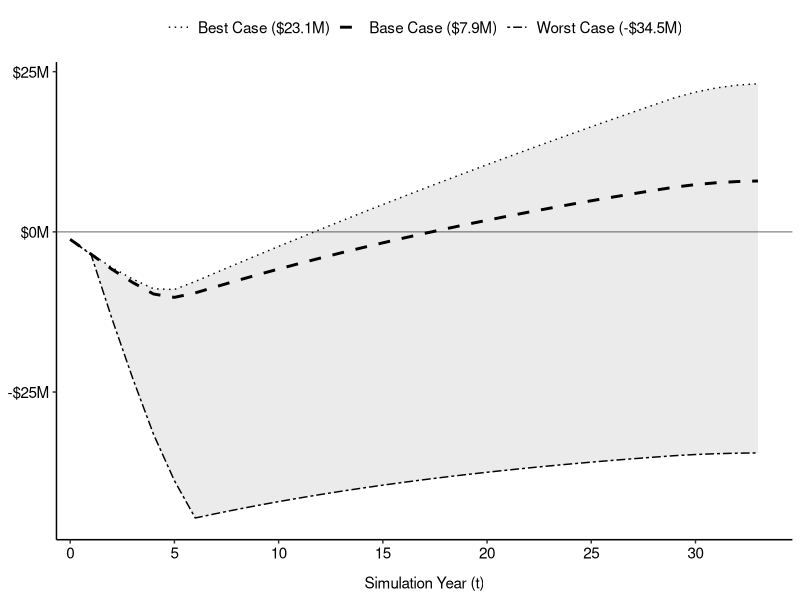

Recreate this plot in R.
library(dplyr)
library(tidyr)
library(scales)
library(ggplot2)

# Parameters Matrix ------------------------------------------------------------
parameter_CE_target_wage=155350   # Target income CE is willing to give up to get
parameter_NC_target_wage=99234.37 # Target income NC is willing to give up to get
parameter_CE_old_wage=145906.04   # The old income CE had before enrollment. 
parameter_NC_old_wage=84295.86    # The old income NC had before enrollment. 
parameter_stipend=37000           # Annual stipend for funded trainees during training years. 
parameter_COE_wage=16000          # Annual cost-of-education allocation used for funded trainees.
parameter_nsf_award=4500000       # NSF award deducted from social NPV.
parameter_intern_cost=2500        # Industry internship cost applied in trainee experience year 1.
parameter_onboard_NC=4700         # One-time recruitment friction applied in experience year 2 for non-coders.
parameter_onboard_CE=6200         # One-time specialized onboarding friction applied in experience year 2 for coding experts.
parameter_attrition_rate = 0.23   # Master's attrition is that from Council of Graduate School

# Counterfactual----------------------------------------------------------------
npv_calc_utility <- function(COE_util = 0.50, 
                             sear_y_2 = 0.50, 
                             sear_y_3 = 0.05, 
                             prob_ris = 0.117, 
                             mrp_coef = 0.70,
                             privat_r = 0.07,
                             social_r = 0.03,
                             attrition_rate = parameter_attrition_rate,
                             add_to_each_new_cohort = 0,
                             CE_target_wage=parameter_CE_target_wage,
                             NC_target_wage=parameter_NC_target_wage,
                             CE_old_wage=parameter_CE_old_wage,   
                             NC_old_wage=parameter_NC_old_wage,    
                             stipend=parameter_stipend,        
                             COE_wage=parameter_COE_wage,       
                             intern_cost=parameter_intern_cost,     
                             onboard_NC=parameter_onboard_NC,      
                             onboard_CE=parameter_onboard_CE){
  
  time_horizon <- 0:34
  cohort_1 <- data.frame(
    trainee_id   = 1:4,
    type         = c("FT-CE", "NT-CE", "FT-NC", "NT-NC"),
    t_start      = 0
  )
  
  cohorts_rest_list <- list()
  current_ft_total <- 2 + (4 * 2)
  
  for (cohort_idx in 1:4) {
    # Start with the baseline 4 trainees for this cohort
    base_types <- c("FT-CE", "NT-CE", "FT-NC", "NT-NC")
    added_types <- c()
    
    if (add_to_each_new_cohort > 0) {
      # Loop through the number of trainees to add to this cohort
      # We add them in balanced pairs or blocks to preserve CE == NC
      for (i in seq(1, add_to_each_new_cohort, by = 2)) {
        
        # Check if we have room under the 25 FT 5-year budget ceiling to add 1 more FT pair
        # (1 FT-CE and 1 FT-NC keeps CE/NC balanced and adds 2 to the FT count)
        if (current_ft_total + 2 <= 25) {
          added_types <- c(added_types, "FT-CE", "FT-NC")
          current_ft_total <- current_ft_total + 2
        } else {
          # If FT is capped out at 25, the website recruits Non-Funded trainees instead
          added_types <- c(added_types, "NT-CE", "NT-NC")
        }
      }
    }
    
    # Combine baseline and added trainees for this specific cohort year
    cohorts_rest_list[[cohort_idx]] <- data.frame(
      type    = c(base_types, added_types),
      t_start = cohort_idx
    )
  }
  
  metadata <- bind_rows(cohort_1, bind_rows(cohorts_rest_list)) %>%
    mutate(trainee_id = row_number())
  
  df_list <- list()
  for (current_time in time_horizon) {
    df_list[[as.character(current_time)]] <- metadata %>%
      filter(t_start <= current_time) %>%
      mutate(t = current_time, t_exp = t - t_start) %>%
      filter(t_exp <= 29) 
  }
  sim_df <- bind_rows(df_list)
  
  sim_df <- sim_df %>%
    mutate(
      # --- PRE-GRADUATION PHASE ---
      COE_Stipend = ifelse(grepl("FT-", type) & t_exp <= 1, COE_wage * COE_util + stipend, 0),
      
      # Safety Floor to prevent log(0) -> -Inf
      stipend_floor = ifelse(COE_Stipend > 0, COE_Stipend, 1),
      
      # Worker Training Phase Welfare Change (Log Utility converted to EV Dollars)
      work_deficit_i = case_when(
        t_exp < 2 & type == "FT-CE" ~ CE_old_wage * (log(stipend_floor) - log(CE_old_wage)),
        t_exp < 2 & type == "FT-NC" ~ NC_old_wage * (log(stipend_floor) - log(NC_old_wage)),
        t_exp < 2 & type == "NT-NC" ~ NC_old_wage * (log(1) - log(NC_old_wage)), # Infinite loss bounded to $1 floor
        TRUE ~ 0 # NT-CE retains their baseline wage, utility change is 0
      ),
      
      intern_cost_1 = ifelse(t_exp == 1, intern_cost, 0),
      
      # --- POST-GRADUATION PHASE ---
      old_wage = case_when(
        t_exp >= 2 & grepl("-CE", type) ~ CE_old_wage,
        t_exp >= 2 & grepl("-NC", type) ~ NC_old_wage,
        TRUE ~ 0
      ),
      comp_market = case_when(
        t_exp >= 2 & grepl("-CE", type) ~ CE_target_wage,
        t_exp >= 2 & grepl("-NC", type) ~ NC_target_wage,
        TRUE ~ 0
      ),
      
      # Calculate actual realized take-home pay
      realized_wage = case_when(
        t_exp == 2 ~ comp_market * (1 - sear_y_2) * (1 - prob_ris),
        t_exp >= 3 ~ comp_market * (1 - sear_y_3) * (1 - prob_ris),
        TRUE ~ 0
      ),
      
      # Safety Floor for realized wage to prevent log(0) in Worst Case scenarios
      realized_wage_floor = ifelse(realized_wage > 0, realized_wage, 1),
      
      # Worker Post-Grad Welfare Change (Log Utility converted to EV Dollars)
      work_surplus_i = ifelse(t_exp >= 2, 
                              (1 - attrition_rate) * (comp_market * (log(realized_wage_floor) - log(old_wage))), 
                              0),
      
      # Firm Financial Surplus
      mrp = ifelse(t_exp >= 2, comp_market * (1 + mrp_coef), 0),
      business_surplus_i = ifelse(t_exp >= 2, (1 - attrition_rate) * (mrp - realized_wage), 0),
      
      onboard_cost_2 = case_when(
        t_exp == 2 & grepl("-CE", type) ~ onboard_CE,
        t_exp == 2 & grepl("-NC", type) ~ onboard_NC,
        TRUE ~ 0
      ),
      
      # --- SOCIETAL DEADWEIGHT LOSS ---
      deadweight_loss_friction_i = ifelse(t_exp >= 2, 
                                          (1 - attrition_rate) * (comp_market * (log(comp_market) - log(realized_wage_floor))), 
                                          0),
      
      # --- LIFECYCLE TOTALS ---
      costs        =  intern_cost_1 + onboard_cost_2,
      social_costs = costs + deadweight_loss_friction_i,
      
      # Total Private Benefit combines Firm Wealth + Worker Welfare
      benefits     = business_surplus_i + work_surplus_i + work_deficit_i,
      
      individual_time_npv  = (benefits - costs) / ((1 + privat_r) ^ t),
      individual_time_snpv = (benefits - social_costs) / ((1 + social_r) ^ t)
    )
  
  total_npv  <- sum(sim_df$individual_time_npv)
  total_snpv <- sum(sim_df$individual_time_snpv)
  
  return(list(data = sim_df, npv = total_npv, snpv = total_snpv))
}

# Base-Case, Best-Case, and Worst-Case Value
base_util  <- npv_calc_utility()
best_util  <- npv_calc_utility(COE_util=0.90, 
                               sear_y_2=0.25, 
                               sear_y_3=0.01, 
                               prob_ris=0.076, 
                               mrp_coef=0.75, 
                               privat_r=0.05, 
                               social_r=0.01)
worst_util <- npv_calc_utility(COE_util=0.10, 
                               sear_y_2=1.00, 
                               sear_y_3=0.09, 
                               prob_ris=0.13, 
                               mrp_coef=0.65, 
                               privat_r=0.1, 
                               social_r=0.05)

print(paste("Base-Case NPV:", dollar(base_util$npv), " | SNPV:", dollar(base_util$snpv)))
print(paste("Best-Case NPV:", dollar(best_util$npv), " | SNPV:", dollar(best_util$snpv)))
print(paste("Worst-Case NPV:", dollar(worst_util$npv), " | SNPV:", dollar(worst_util$snpv)))

# Plot--------------------------------------------------------------------------
get_cum_snpv <- function(res,scenario_name) {
  res$data %>%
    group_by(t) %>%
    summarise(annual_snpv = sum(individual_time_snpv, na.rm = TRUE)) %>%
    ungroup() %>%
    mutate(
      cumulative_snpv = cumsum(annual_snpv),
      scenario = scenario_name
    )
}

base_df  <- get_cum_snpv(base_util,"Baseline") 
best_df  <- get_cum_snpv(best_util,"Best Case")
worst_df <- get_cum_snpv(worst_util,"Worst Case")

ribbon_data <- base_df %>%
  select(t, baseline = cumulative_snpv) %>%
  left_join(select(best_df, t, best = cumulative_snpv), by = "t") %>%
  left_join(select(worst_df, t, worst = cumulative_snpv), by = "t")

lbl_best     <- paste0("Best Case (",     dollar_format(scale_cut = cut_short_scale(), accuracy = 0.1)(best_util$snpv), ")")
lbl_baseline <- paste0("Base Case (",     dollar_format(scale_cut = cut_short_scale(), accuracy = 0.1)(base_util$snpv), ")")
lbl_worst    <- paste0("Worst Case (",    dollar_format(scale_cut = cut_short_scale(), accuracy = 0.1)(worst_util$snpv), ")")

manual_linetypes <- c("dotted", "dashed", "twodash")
names(manual_linetypes) <- c(lbl_best, lbl_baseline, lbl_worst)

p <- ggplot(ribbon_data, aes(x = t)) +
  geom_hline(yintercept = 0, color = "black", linetype = "solid", linewidth = 0.4, alpha = 0.5) +
  geom_ribbon(aes(ymin = worst, ymax = best), fill = "black", alpha = 0.08) +
  
  geom_line(aes(y = best,     linetype = lbl_best),     color = "black", linewidth = 0.5) +  
  geom_line(aes(y = baseline, linetype = lbl_baseline), color = "black", linewidth = 1) +
  geom_line(aes(y = worst,    linetype = lbl_worst),    color = "black", linewidth = 0.5) + 
  
  scale_linetype_manual(values = manual_linetypes, breaks = c(lbl_best, lbl_baseline, lbl_worst)) +
  scale_x_continuous(breaks = seq(0, 34, by = 5), expand = expansion(mult = c(0.02, 0.05))) +
  scale_y_continuous(labels = label_dollar(scale = 1e-6, suffix = "M")) +
  labs(
    x = "Simulation Year (t)",
    y = NULL,
    linetype = NULL 
  ) +
  theme_classic() + # Strip default theme settings first
  theme(
    # FORCE ALL TEXT TO EXACTLY 11 PT
    axis.title.x = element_text(size = 11, color = "black", margin = margin(t = 10)),
    axis.title.y = element_text(size = 11, color = "black", margin = margin(r = 10)),
    axis.text.x  = element_text(size = 11, color = "black"),
    axis.text.y  = element_text(size = 11, color = "black"),
    legend.title = element_text(size = 11, color = "black", face = "bold"),
    legend.text  = element_text(size = 11, color = "black"),
    
    # Layout Adjustments
    axis.line       = element_line(color = "black", linewidth = 0.5),
    legend.position = "top"
  )

ggsave(
  filename   = "simulation_plot.png", 
  plot       = p, 
  device     = "png", 
  dpi        = 300,        # High print resolution
  width      = 6.5,        # Width in inches (standard page width)
  height     = 4.5,        # Aspect ratio control
  units      = "in"
)

# ACT-02------------------------------------------------------------------------
# ACT-02: GIEI and other events: Develop GIEI centralized approval guidelines 
# and plan implementations from day one, not ad hoc.

# This implies that GIEI events may produce the weak links to reduce job 
# frictions.

# The assumption is:
# - Base-Case For Act 02, the base case prevents 2 trainees per cohort from 
# spending on a job search by reducing from 6 months (50% = 6/12) to 1 month
# (8.3% = 1/12). Thus, 2/4 trainees x 1/12 = 2/48 (4.17%) in search 2 year.
# Input: .5 - 2/48

# - Best case is 3 trainees per cohort. Thus, 3/4 x 1/12 = 3/48 (0.0625) in 
# search 2 year.
# Input: .25 - 3/48

# - Worst case is 1 trainee per cohort. Thus, 1/4 trainees x 1/12 = 1/48 (2.08%)
# in search 2 year.
# Input: 1 - 1/48

# Base-Case Value
base_ACT02<-npv_calc_utility(sear_y_2 = .5 - 2/48)
best_ACT02<-npv_calc_utility(COE_util = 0.90, 
                     sear_y_2 = .25 - 3/48, 
                     sear_y_3 = 0.01, 
                     prob_ris = 0.076, 
                     mrp_coef = 0.75,
                     privat_r = 0.05,
                     social_r = 0.01)
worst_ACT02<-npv_calc_utility(COE_util = 0.10, 
                      sear_y_2 = 1 - 1/48, 
                      sear_y_3 = 0.09, 
                      prob_ris = 0.13, 
                      mrp_coef = 0.65,
                      privat_r = 0.1,
                      social_r = 0.05)

print(paste("Base: Difference:",dollar_format()(base_ACT02$npv - base_util$npv),"| Social Difference:",dollar_format()(base_ACT02$snpv - base_util$snpv)))
print(paste("Best: Difference:",dollar_format()(best_ACT02$npv - best_util$npv),"| Social Difference:",dollar_format()(best_ACT02$snpv - best_util$snpv)))
print(paste("Worst: Difference:",dollar_format()(worst_ACT02$npv - worst_util$npv),"| Social Difference:",dollar_format()(worst_ACT02$snpv - worst_util$snpv)))


# ACT-03------------------------------------------------------------------------
# ACT-03: Coding course: Develop a self-paced online course or a limited 
# introduction to coding.

# This implies that NC turns into CE at entry level and MRP increases to 1.
# BLS report in May 2022 is 25th percentile annual wage is $96,790, adjusting to
# $103,278.44 in October 2025.

parameter_Entry_CE_target_wage=103278.44

base_ACT03  <- npv_calc_utility(NC_target_wage = parameter_Entry_CE_target_wage, 
                                onboard_NC=parameter_onboard_CE, 
                                mrp_coef=1)
best_ACT03 <- npv_calc_utility(NC_target_wage = parameter_Entry_CE_target_wage, 
                               onboard_NC=parameter_onboard_CE, 
                               COE_util=0.90, 
                               sear_y_2=0.25, 
                               sear_y_3=0.01, 
                               prob_ris=0.076, 
                               mrp_coef=1, 
                               privat_r=0.05, 
                               social_r=0.01)
worst_ACT03 <- npv_calc_utility(NC_target_wage = parameter_Entry_CE_target_wage, 
                                onboard_NC=parameter_onboard_CE, 
                                COE_util=0.10, 
                                sear_y_2=1.00, 
                                sear_y_3=0.09, 
                                prob_ris=0.13, 
                                mrp_coef=1, 
                                privat_r=0.1, 
                                social_r=0.05)

print(paste("Base: Difference:", dollar_format()(base_ACT03$npv - base_util$npv), 
            "| Social Difference:", dollar_format()(base_ACT03$snpv - base_util$snpv)))

print(paste("Best: Difference:", dollar_format()(best_ACT03$npv - best_util$npv), 
            "| Social Difference:", dollar_format()(best_ACT03$snpv - best_util$snpv)))

print(paste("Worst: Difference:", dollar_format()(worst_ACT03$npv - worst_util$npv), 
            "| Social Difference:", dollar_format()(worst_ACT03$snpv - worst_util$snpv)))

# ACT-04------------------------------------------------------------------------
# ACT-04: Program Website: Show resources with details on funding, 
# travel opportunities, prerequisite knowledge, professional development 
# tracking tool, and event calendar as a recruitment tool.

# This implies that this website helps attract more trainees per cohort. One 
# trainee mentioned that they tried to use that to recruit them.

# The assumption is:
# - Base-Case: recruits 6 trainees per cohort after first cohort due to website.

# - Best case: recruits 10 trainees per cohort after first cohort due to website.

# - Best case: recruits 2 trainees per cohort after first cohort due to website.

base_ACT04<-npv_calc_utility(add_to_each_new_cohort = 6)
best_ACT04<-npv_calc_utility(add_to_each_new_cohort = 10,
                             COE_util = 0.90, 
                             sear_y_2 = .25, 
                             sear_y_3 = 0.01, 
                             prob_ris = 0.076, 
                             mrp_coef = 0.75,
                             privat_r = 0.05,
                             social_r = 0.01)
worst_ACT04<-npv_calc_utility(add_to_each_new_cohort = 2,
                              COE_util = 0.10, 
                              sear_y_2 = 1, 
                              sear_y_3 = 0.09, 
                              prob_ris = 0.13, 
                              mrp_coef = 0.65,
                              privat_r = 0.1,
                              social_r = 0.05)

print(paste("Base: Difference:", dollar_format()(base_ACT04$npv - base_util$npv), 
            "| Social Difference:", dollar_format()(base_ACT04$snpv - base_util$snpv)))

print(paste("Best: Difference:", dollar_format()(best_ACT04$npv - best_util$npv), 
            "| Social Difference:", dollar_format()(best_ACT04$snpv - best_util$snpv)))

print(paste("Worst: Difference:", dollar_format()(worst_ACT04$npv - worst_util$npv), 
            "| Social Difference:", dollar_format()(worst_ACT04$snpv - worst_util$snpv)))

# ACT-06------------------------------------------------------------------------
# ACT-06: Description: Organize intentional, low-pressure social events for the cohort to 
# build community belongingness and mitigate isolation-driven attrition.
#
# Empirical Anchor: Walton et al. (2023) in Science established a 3-way interaction 
# CATE of 0.013 for belonging interventions delivered to historically marginalized groups
# within supportive contexts ("belonging affordances"). 
#
# Execution Variance Bounds:
#   - Base-Case:  Replicates literature exactly (Δ = 0.013) -> 0.23 - 0.013
#   - Best-Case:  Optimized, culturally authentic ASL space (Δ = 0.019) -> 0.23 - 0.019
#   - Worst-Case: Underfunded, low-engagement execution (Δ = 0.007) -> 0.23 - 0.007

base_ACT06<-npv_calc_utility(attrition_rate = parameter_attrition_rate - 0.013)
best_ACT06<-npv_calc_utility(attrition_rate = parameter_attrition_rate - 0.019,
                             COE_util = 0.90, 
                             sear_y_2 = .25, 
                             sear_y_3 = 0.01, 
                             prob_ris = 0.076, 
                             mrp_coef = 0.75,
                             privat_r = 0.05,
                             social_r = 0.01)
worst_ACT06<-npv_calc_utility(attrition_rate = parameter_attrition_rate - 0.007,
                              COE_util = 0.10, 
                              sear_y_2 = 1, 
                              sear_y_3 = 0.09, 
                              prob_ris = 0.13, 
                              mrp_coef = 0.65,
                              privat_r = 0.1,
                              social_r = 0.05)


print(paste("Base: Difference:", dollar_format()(base_ACT06$npv - base_util$npv), 
            "| Social Difference:", dollar_format()(base_ACT06$snpv - base_util$snpv)))

print(paste("Best: Difference:", dollar_format()(best_ACT06$npv - best_util$npv), 
            "| Social Difference:", dollar_format()(best_ACT06$snpv - best_util$snpv)))

print(paste("Worst: Difference:", dollar_format()(worst_ACT06$npv - worst_util$npv), 
            "| Social Difference:", dollar_format()(worst_ACT06$snpv - worst_util$snpv)))


# ACT-07------------------------------------------------------------------------
# Recruitment: Invest in a dedicated role or coordinator to recruit students 
# and external partners like IAB and prospects.

# This implies that the coordinator scales cohort sizes AND directly places a 
# portion of the cohort into 1-month fast-track jobs (1/12 friction) via the IAB,
# dropping the weighted average search lag (sear_y_2) across the whole cohort.

# Base-Case: Add 4 trainees.  2 out of 4 baseline slots skip search friction
base_ACT07  <- npv_calc_utility(add_to_each_new_cohort = 4,
                                sear_y_2               = 0.50 - (2/48))

# Best-Case: Add 6 trainees. 3 out of 4 baseline slots skip search friction.
best_ACT07  <- npv_calc_utility(add_to_each_new_cohort = 6,
                                sear_y_2               = 0.25 - (3/48),
                                COE_util               = 0.90, 
                                sear_y_3               = 0.01, 
                                prob_ris               = 0.076, 
                                mrp_coef               = 0.75,
                                privat_r               = 0.05,
                                social_r               = 0.01)

# Worst-Case: Failed role. Adds 2 trainees. 1 slot gets placed,
# but the rest face unmitigated 100% friction (sear_y_2 = 1.0) due to lack of support.
worst_ACT07 <- npv_calc_utility(add_to_each_new_cohort = 2, 
                                sear_y_2               = 1.00 - (1/48),
                                COE_util               = 0.10, 
                                sear_y_3               = 0.09, 
                                prob_ris               = 0.130, 
                                mrp_coef               = 0.65,
                                privat_r               = 0.10,
                                social_r               = 0.05)

print(paste("Base: Difference:", dollar_format()(base_ACT07$npv - base_util$npv), 
            "| Social Difference:", dollar_format()(base_ACT07$snpv - base_util$snpv)))

print(paste("Best: Difference:", dollar_format()(best_ACT07$npv - best_util$npv), 
            "| Social Difference:", dollar_format()(best_ACT07$snpv - best_util$snpv)))

print(paste("Worst: Difference:", dollar_format()(worst_ACT07$npv - worst_util$npv), 
            "| Social Difference:", dollar_format()(worst_ACT07$snpv - worst_util$snpv)))
# ACT-08------------------------------------------------------------------------
# Gitea + Medallion in Gallaudet University for AI foundation

# This implies that students have hand-on experience with technology to allow,
# them to do data annotation, ML training, and mathematical inventions. This
# may be characterized as technology frontiers.

# The article "The Skill Premium in Times of Rapid Technological Change"
# mentioned that 57% of jobs involving a new technology require a college 
# degree compared to 34% of jobs involving 80-aged technologies. 32% for 
# college premium is due to technology shock. Thus:
# impact = search_y_X * (1- search_y_X * 16%)

# Because (0% * NC x 2 + 32% x CE)/4 = 16%
# Assume that being frontier increases MRP by 0.01.

# Base-Case: Apply the 16% tech shock discount to Year 2 friction and add the 0.01 MRP lift.
base_ACT08  <- npv_calc_utility(sear_y_2 = 0.50 * (1 - (0.50 * 0.16)),
                                sear_y_3=0.05 * (1 - (0.05 * 0.16)), 
                                mrp_coef = 0.70 + 0.01)
# Best-Case: Fully optimized implementation. The tech shock discount compounds with
# an optimized baseline search parameter (0.25) and captures the 0.01 frontier lift.
best_ACT08  <- npv_calc_utility(sear_y_2 = 0.25 * (1 - (0.25 * 0.16)), # = 0.24
                                mrp_coef = 0.75 + 0.01,
                                COE_util=0.90, 
                                sear_y_3=0.01 * (1 - (0.01 * 0.16)), 
                                prob_ris=0.076, 
                                privat_r=0.05, 
                                social_r=0.01)

# Worst-Case: Disorganized execution / "Data Swamp". Trainees fail to realize the 
# tech shock discount or the productivity lift due to severe technical friction.
worst_ACT08 <- npv_calc_utility(sear_y_2 = 1.00 * (1 - (1.00 * 0.00)), # No discount
                                mrp_coef = 0.65,                      # Systemic penalty
                                sear_y_3 = 0.09 * (1 - (0.09 * 0.00)), 
                                privat_r = 0.10,
                                social_r = 0.05,
                                COE_util=0.10, 
                                prob_ris=0.13)

print(paste("Base: Difference:", dollar_format()(base_ACT08$npv - base_util$npv), 
            "| Social Difference:", dollar_format()(base_ACT08$snpv - base_util$snpv)))

print(paste("Best: Difference:", dollar_format()(best_ACT08$npv - best_util$npv), 
            "| Social Difference:", dollar_format()(best_ACT08$snpv - best_util$snpv)))

print(paste("Worst: Difference:", dollar_format()(worst_ACT08$npv - worst_util$npv), 
            "| Social Difference:", dollar_format()(worst_ACT08$snpv - worst_util$snpv)))
